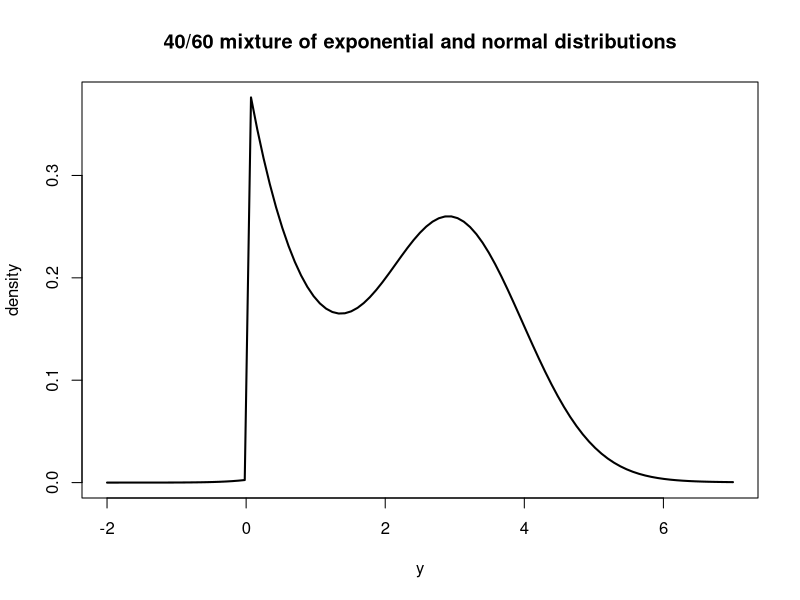
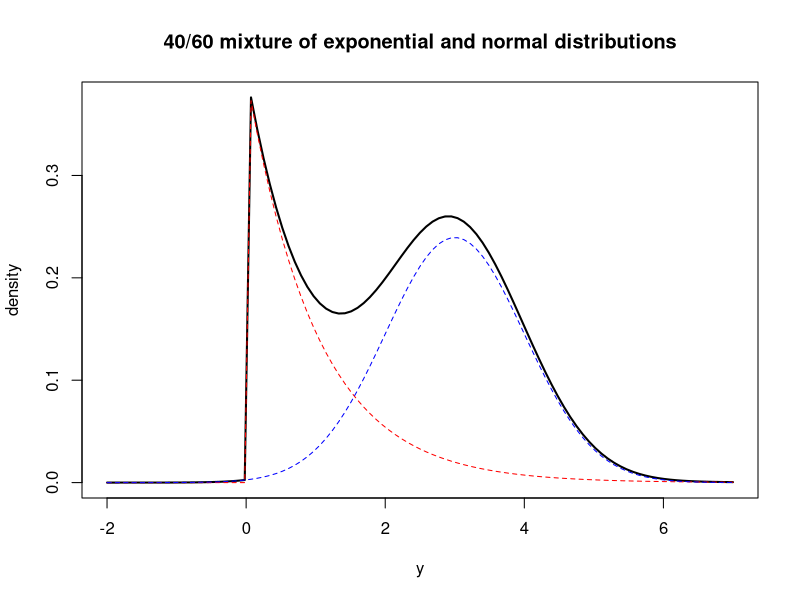
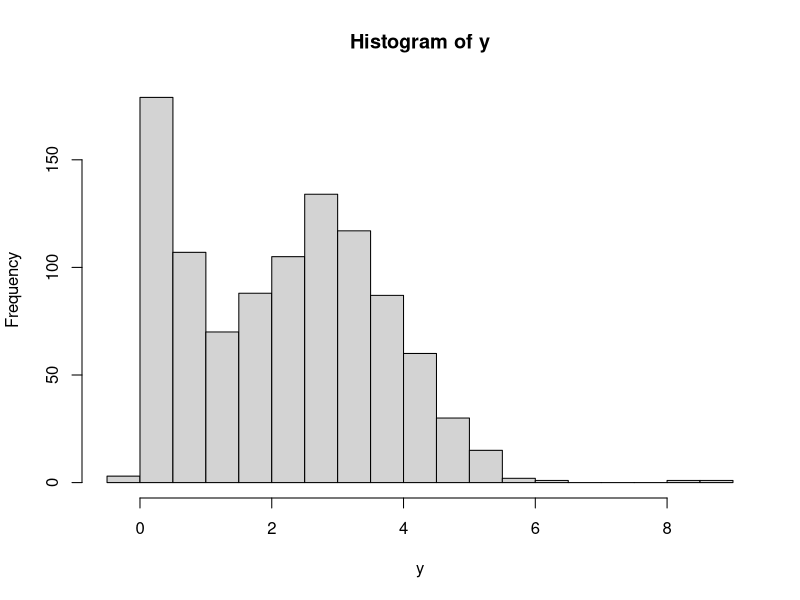

R code for these plots, in order:
# The PDF of this mixture distribution would look like this:

curve(
    0.4 * dexp(x, 1.0) + 0.6 * dnorm(x, 3.0, 1.0),
    from = -2.0,
    to = 7.0,
    ylab = "density",
    xlab = "y",
    main = "40/60 mixture of exponential and normal distributions",
    lwd = 2
)

# Let's draw the weighted PDFs for each population.
curve(
    0.4 * dexp(x, 1.0) + 0.6 * dnorm(x, 3.0, 1.0),
    from = -2.0,
    to = 7.0,
    ylab = "density",
    xlab = "y",
    main = "40/60 mixture of exponential and normal distributions",
    lwd = 2
)
curve(0.4 * dexp(x, 1.0), from = -2.0, to = 7.0, col = "red", lty = 2, add = TRUE)
curve(0.6 * dnorm(x, 3.0, 1.0), from = -2.0, to = 7.0, col = "blue", lty = 2, add = TRUE)

# Let's simulate from our example mixture distribution.

set.seed(117)
n <- 1000
z <- numeric(n)
y <- numeric(n)

for (i in 1:n) {
    z[i] <- sample.int(2, 1, prob = c(0.4, 0.6))
    # returns a 1 with probability 0.4, or a 2 with probability 0.6

    if (z[i] == 1) {
        y[i] <- rexp(1, rate = 1.0)
    } else if (z[i] == 2) {
        y[i] <- rnorm(1, mean = 3.0, sd = 1.0)
    }
}

hist(y, breaks = 30)